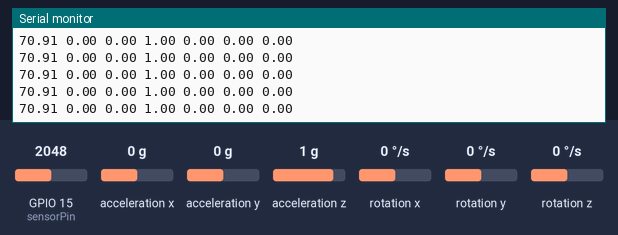
Bench run of a sketch on a simulated ESP32. Shown: the last lines printed to the serial monitor. Wiring (inferred from the names in the program): MPU-6050 motion sensor at I2C address 0x68. The inputs (shaded band) are chosen by the test bench; at power-on: rotation x 0 °/s, rotation y 0 °/s, GPIO 15 (sensorPin) = 2048, acceleration x 0 g, acceleration y 0 g, acceleration z 1 g, rotation z 0 °/s.

Above: at 1.2 s.
1.3 s: rotation x set to 12 °/s
At 2.3 s:
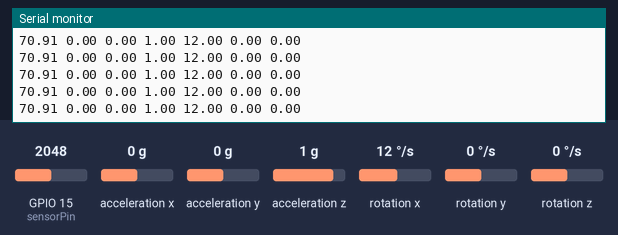
4.3 s: rotation y set to -192 °/s
At 4.8 s:
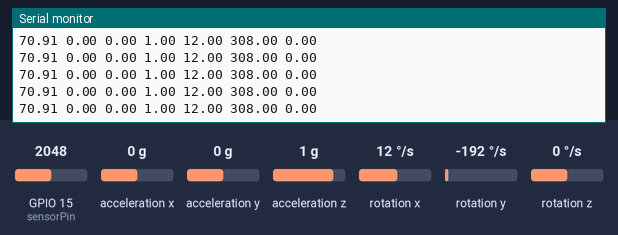

Measured:
- after the input at 1.3 s, the serial monitor: prints a new line at once (image 1)
- after the input at 4.3 s, the serial monitor: prints a new line at once (image 2)

The sketch:

ntc_mpu_with_esp.ino
```cpp
#include<Wire.h>
const int MPU_ADDR = 0x68; // I2C address of the MPU-6050
int AcX, AcY, AcZ, Tmp, GyX, GyY, GyZ;
float v_pitch, v_roll, v_yaw;

int sensorPin = 15; // select the input pin for the potentiometer
int sensorValue = 0;
float i = 0;
float fixtemp = 20.;
int fixInput = 560;
float fixedDegreeValue = 5.5;
String allData;


void setup() {
   Serial.begin(115200);
   Wire.begin(21, 22, 100000); // sda, scl, clock speed
   Wire.beginTransmission(MPU_ADDR);
   Wire.write(0x6B);  // PWR_MGMT_1 register
   Wire.write(0);     // set to zero (wakes up the MPU−6050)
   Wire.endTransmission(true);
   Serial.println("Setup complete");
}

void loop() {
   Wire.beginTransmission(MPU_ADDR);
   Wire.write(0x3B);  // starting with register 0x3B (ACCEL_XOUT_H)
   Wire.endTransmission(true);
   Wire.beginTransmission(MPU_ADDR);
   Wire.requestFrom(MPU_ADDR, 14, true); // request a total of 14 registers
   AcX = Wire.read()<<8|Wire.read(); // 0x3B (ACCEL_XOUT_H) & 0x3C (ACCEL_XOUT_L)
   AcY = Wire.read()<<8|Wire.read(); // 0x3D (ACCEL_YOUT_H) & 0x3E (ACCEL_YOUT_L)
   AcZ = Wire.read()<<8|Wire.read(); // 0x3F (ACCEL_ZOUT_H) & 0x40 (ACCEL_ZOUT_L)
   Tmp = Wire.read()<<8|Wire.read(); // 0x41 (TEMP_OUT_H) &  0x42 (TEMP_OUT_L)
   GyX = Wire.read()<<8|Wire.read(); // 0x3B (ACCEL_XOUT_H) & 0x3C (ACCEL_XOUT_L)
   v_pitch=(GyX/131);

   GyY = Wire.read()<<8|Wire.read(); // 0x3D (ACCEL_YOUT_H) & 0x3E (ACCEL_YOUT_L)
   v_roll = (GyY/131);
   GyZ = Wire.read()<<8|Wire.read(); // 0x3F (ACCEL_ZOUT_H) & 0x40 (ACCEL_ZOUT_L)
   v_yaw = (GyZ/131);

    sensorValue = analogRead(sensorPin);
    sensorValue = map(sensorValue, 0, 4095, 0, 560);


   if (sensorValue > fixInput ){
    i = sensorValue - fixInput;
    i = i /fixedDegreeValue;
    fixtemp = fixtemp - i;
  }

  else if(sensorValue < fixInput)
  {
    i =  fixInput - sensorValue;
    i = i /fixedDegreeValue;
    fixtemp = fixtemp + i;
  }

   allData = String(fixtemp)+" "+String((AcX/16384.0))+" "+String((AcY/16384.0))+" "+String((AcZ/16384.0))+" "+String(v_pitch)+" "+String(v_roll)+" "+String(v_yaw);
   Serial.println(allData);
   fixtemp = 20;

}
```
